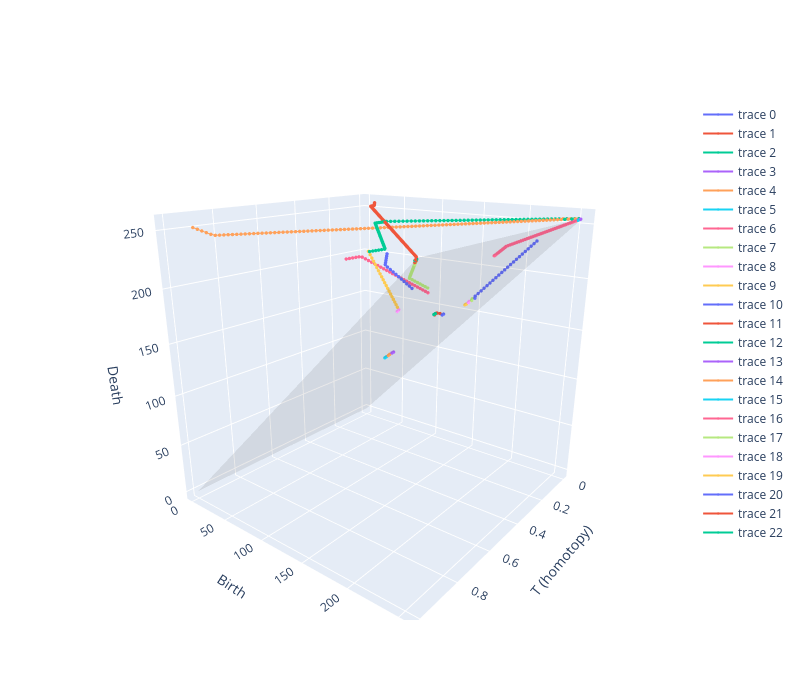

Notebook code cell kept with this figure:
### Code cell
ts = np.linspace(0, 1, 100)
hs = np.array([t*f+(1-t)*g for t in ts]) 
vines = vineyard(ts, hs, verbose=True)
vdist(vines, fD, fL)
